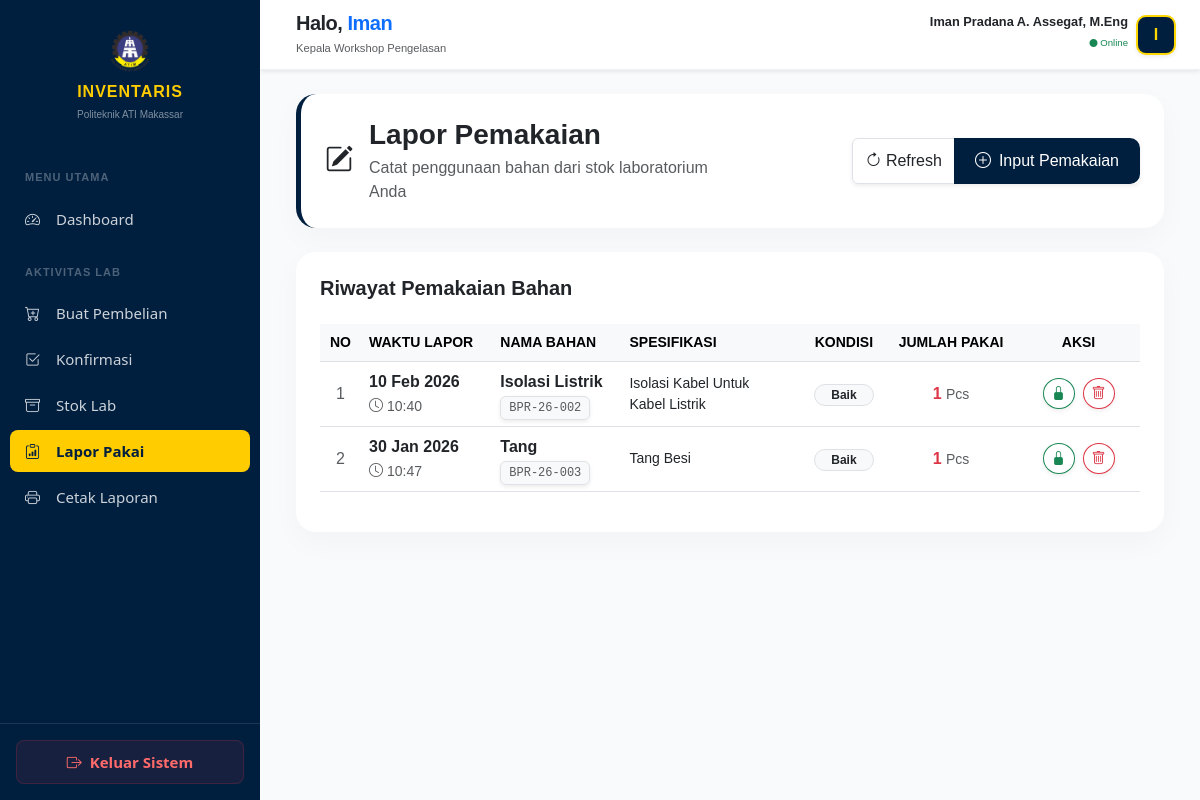
/views/kepala-lab/lab/pemakaian.php (signed in), run on an earlier commit of the app's database.
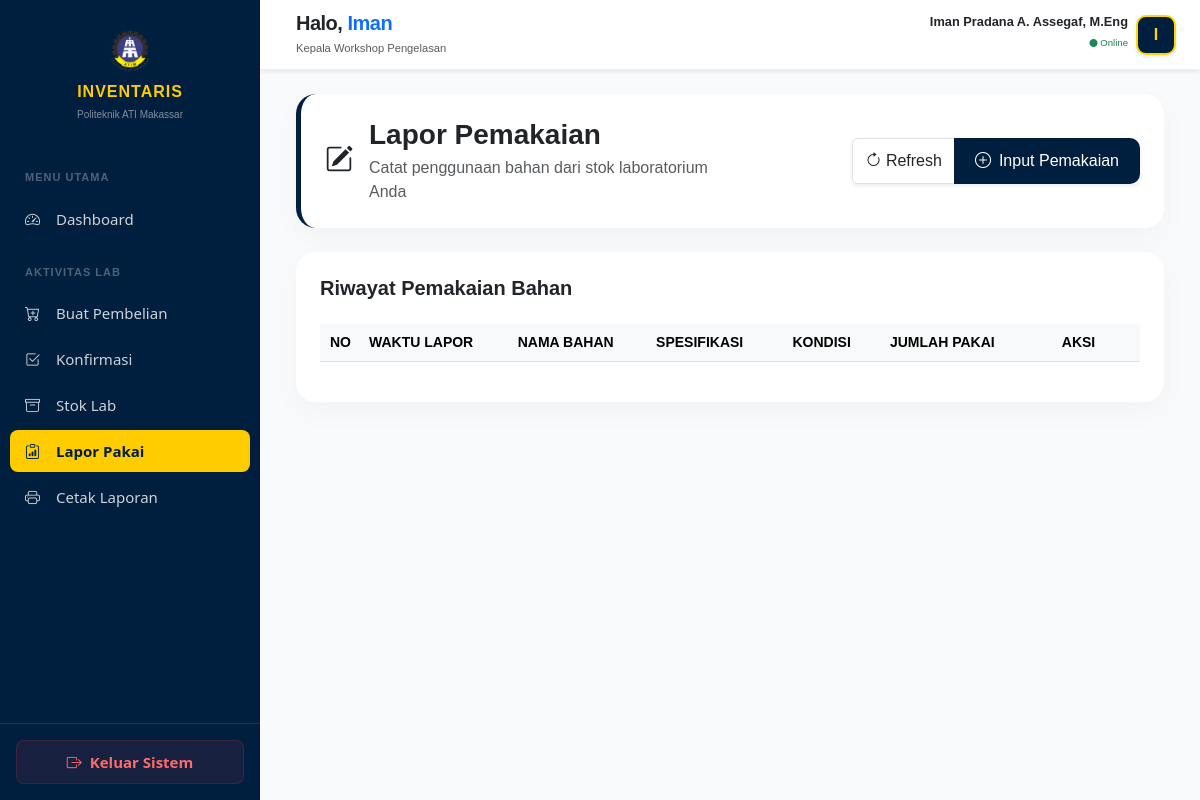
And on a later commit of the database.
### tables this page shows
CREATE TABLE `lab` (
  `id_lab` int NOT NULL,
  `id_jurusan` int DEFAULT NULL,
  `nama_lab` varchar(100) DEFAULT NULL
);

CREATE TABLE `pemakaian_lab` (
  `id_pemakaian` int NOT NULL,
  `id_distribusi` int NOT NULL,
  `kode_distribusi` varchar(50) NOT NULL,
  `id_praktek` int NOT NULL,
  `id_lab` int NOT NULL,
  `jumlah_pakai` int NOT NULL,
  `tgl_pakai` datetime DEFAULT CURRENT_TIMESTAMP,
  `keterangan` text,
  `status_kunci` int DEFAULT '0'
);

CREATE TABLE `bahan_praktek` (
  `id_praktek` int NOT NULL,
  `kode_bahan` varchar(20) DEFAULT NULL,
  `nama_bahan` varchar(100) DEFAULT NULL,
  `spesifikasi` text,
  `id_jurusan` int DEFAULT NULL,
  `id_lab` int DEFAULT NULL,
  `stok` int DEFAULT NULL,
  `kondisi` enum('Baik','Kurang Baik','Rusak') DEFAULT 'Baik',
  `satuan` varchar(50) DEFAULT NULL,
  `tgl_masuk` date DEFAULT NULL
);

### views/kepala-lab/lab/pemakaian.php (the view, shortened to what this page needs)
<?php
include "../../../config/database.php";
$id_lab_user = $_SESSION['id_lab'] ?? '';
$sql_history = "SELECT p.*, b.nama_bahan, b.satuan, b.kode_bahan, b.spesifikasi, b.kondisi
                FROM pemakaian_lab p
                JOIN bahan_praktek b ON p.id_praktek = b.id_praktek
                WHERE p.id_lab = '$id_lab_user'
                ORDER BY p.tgl_pakai DESC";
$riwayat = mysqli_query($conn, $sql_history);
?>
<!DOCTYPE html>
<html lang="id">
<head>
    <link href="https://cdn.jsdelivr.net/npm/bootstrap@5.3.0/dist/css/bootstrap.min.css" rel="stylesheet">
    <link rel="stylesheet" href="https://cdn.jsdelivr.net/npm/bootstrap-icons@1.11.1/font/bootstrap-icons.css">
    <link rel="stylesheet" href="https://cdn.datatables.net/1.13.7/css/dataTables.bootstrap5.min.css">
    <link href="https://cdn.jsdelivr.net/npm/select2@4.1.0-rc.0/dist/css/select2.min.css" rel="stylesheet" />
    <link rel="stylesheet" href="https://cdn.jsdelivr.net/npm/select2-bootstrap-5-theme@1.3.0/dist/select2-bootstrap-5-theme.min.css" />
</head>
<body>
<div class="d-flex">
    <?php include "../../../includes/sidebar.php"; ?>
    <div class="main-content w-100 p-4">
        <?php include "../../../includes/header.php"; ?>
        <div class="container-fluid" style="margin-top: 70px;">
            <div class="card-custom p-4 mb-4 border-start border-5" style="border-color: var(--navy) !important;">
                <div class="row align-items-center">
                   <div class="col-md-6">
                    <div class="d-flex align-items-center">
                        <i class="bi bi-pencil-square fs-3 me-3 text-dark"></i>
                        <div>
                            <h3 class="fw-bold mb-1">Lapor Pemakaian</h3>
                            <p class="text-muted mb-0">Catat penggunaan bahan dari stok laboratorium Anda</p>
                        </div>
                    </div>
                </div>
                <div class="col-md-6 text-md-end mt-3 mt-md-0">
                        <div class="btn-group shadow-sm">
                             <button type="button" class="btn btn-white border" onclick="location.href='pemakaian.php'"><i class="bi bi-arrow-clockwise"></i> Refresh</button>
                             <button type="button" class="btn btn-navy" data-bs-toggle="collapse" data-bs-target="#formCollapse">
                                <i class="bi bi-plus-circle me-2"></i>Input Pemakaian
                             </button>
                        </div>
                    </div>
                </div>
            </div>
            <div class="row g-4">
                <div class="col-lg-12">
                    <div class="card-custom p-4">
                        <h5 class="fw-bold mb-4">Riwayat Pemakaian Bahan</h5>
                        <div class="table-responsive">
                            <table id="tabelPemakaian" class="table table-hover align-middle w-100">
                                <thead class="table-light">
                                    <tr class="text-muted small text-uppercase">
                                        <th class="text-center" width="5%">No</th>
                                        <th>Waktu Lapor</th>
                                        <th>Nama Bahan</th>
                                        <th>Spesifikasi</th>
                                        <th class="text-center">Kondisi</th>
                                        <th class="text-center">Jumlah Pakai</th>
                                        <th class="text-center" width="15%">Aksi</th>
                                    </tr>
                                </thead>
                                <tbody>
                                    <?php $no = 1; while($r = mysqli_fetch_assoc($riwayat)): ?>
                                    <tr>
                                        <td class="text-center text-muted"><?= $no++; ?></td>
                                        <td>
                                            <div class="fw-bold text-dark"><?= date('d M Y', strtotime($r['tgl_pakai'])); ?></div>
                                            <small class="text-muted"><i class="bi bi-clock me-1"></i><?= date('H:i', strtotime($r['tgl_pakai'])); ?></small>
                                        </td>
                                        <td>
                                            <div class="fw-bold text-navy"><?= $r['nama_bahan']; ?></div>
                                            <code class="text-muted bg-light px-2 py-1 rounded border shadow-sm" style="font-size: 0.75rem;"><?= $r['kode_bahan']; ?></code>
                                        </td>
                                        <td><div class="small text-wrap" style="max-width: 150px;"><?= $r['spesifikasi'] ?: '-'; ?></div></td>
                                        <td class="text-center">
                                            <span class="badge bg-light text-dark border rounded-pill px-3 py-1"><?= $r['kondisi']; ?></span>
                                        </td>
                                        <td class="text-center fw-bold text-danger">
                                             <?= $r['jumlah_pakai']; ?> <small class="text-muted fw-normal"><?= $r['satuan']; ?></small>
                                        </td>
                                        <td class="text-center">
                                            <?php
                                            $is_locked = isset($r['status_kunci']) && $r['status_kunci'] == 1;
                                            if (!$is_locked):
                                            ?>
                                                <div class="d-flex justify-content-center gap-2">
                                                    <button onclick="confirmLock('<?= $r['id_pemakaian']; ?>')" class="btn btn-sm btn-outline-success rounded-circle shadow-sm" title="Kunci Laporan">
                                                        <i class="bi bi-lock-fill"></i>
                                                    </button>
                                                    <button onclick="confirmDelete('<?= $r['id_pemakaian']; ?>')" class="btn btn-sm btn-outline-danger rounded-circle shadow-sm" title="Batalkan/Hapus">
                                                        <i class="bi bi-trash"></i>
                                                    </button>
                                                </div>
                                            <?php endif; ?>
                                        </td>
                                    </tr>
                                    <?php endwhile; ?>
                                </tbody>
                            </table>
                        </div>
                    </div>
                </div>
            </div>
        </div>
    </div>
</div>
</body>
</html>

### includes/sidebar.php (shortened to what this page needs)
<?php
$protocol = isset($_SERVER['HTTPS']) && $_SERVER['HTTPS'] === 'on' ? "https" : "http";
$host = $_SERVER['HTTP_HOST'];
$current_page = $_SERVER['REQUEST_URI'];
$current_dir = str_replace('\\', '/', dirname($_SERVER['SCRIPT_NAME']));
$parts = explode('/', trim($current_dir, '/'));
$root_folder = isset($parts[0]) ? "/" . $parts[0] . "/" : "/";
$base_url = $protocol . "://" . $host . $root_folder;
$role = isset($_SESSION['role']) ? $_SESSION['role'] : '';
function isActive($path) {
    global $current_page;
    return (strpos($current_page, $path) !== false) ? 'active' : '';
}
?>
<div class="offcanvas-lg offcanvas-start sidebar-wrapper border-0" tabindex="-1" id="sidebarOffcanvas">
    <div class="py-4 px-4 text-center">
        <img src="<?= $base_url; ?>images/logo.png" alt="Logo" style="width: 50px;" class="mb-2">
        <h4 class="fw-bold mb-0" style="color: var(--gold-poly); letter-spacing: 1px; font-size: 16px !important;">INVENTARIS</h4>
        <small class="text-white-50" style="font-size: 10px !important;">Politeknik ATI Makassar</small>
    </div>
    <div class="menu-container">
        <div class="nav-label-modern">Menu Utama</div>
        <?php
            $dashboard_folder = 'kepala-lab';
        ?>
        <a class="nav-link <?= isActive("views/$dashboard_folder/index.php"); ?>" href="<?= $base_url; ?>views/<?= $dashboard_folder; ?>/index.php">
            <i class="bi bi-speedometer2 me-3"></i> Dashboard
        </a>
        <?php if($role == 'kepala_lab' || $role == 'kepala-lab'): ?>
            <div class="nav-label-modern">Aktivitas Lab</div>
            <a class="nav-link <?= isActive('lab/kebutuhan.php'); ?>" href="<?= $base_url; ?>views/kepala-lab/lab/kebutuhan.php"><i class="bi bi-cart-plus me-3"></i> Buat Pembelian</a>
            <a class="nav-link <?= isActive('lab/konfirmasi.php'); ?>" href="<?= $base_url; ?>views/kepala-lab/lab/konfirmasi.php"><i class="bi bi-check2-square me-3"></i> Konfirmasi</a>
            <a class="nav-link <?= isActive('lab/stok.php'); ?>" href="<?= $base_url; ?>views/kepala-lab/lab/stok.php"><i class="bi bi-archive me-3"></i> Stok Lab</a>
            <a class="nav-link <?= isActive('lab/pemakaian.php'); ?>" href="<?= $base_url; ?>views/kepala-lab/lab/pemakaian.php"><i class="bi bi-clipboard-data me-3"></i> Lapor Pakai</a>
            <a class="nav-link <?= isActive('lab/laporan.php'); ?>" href="<?= $base_url; ?>views/kepala-lab/lab/laporan.php"><i class="bi bi-printer me-3"></i> Cetak Laporan</a>
        <?php endif; ?>
    </div>
    <div class="p-3 border-top border-white border-opacity-10">
        <a class="nav-link text-danger fw-bold justify-content-center" href="javascript:void(0)" onclick="prosesLogout()"
           style="background: rgba(220, 53, 69, 0.1) !important; border: 1px solid rgba(220, 53, 69, 0.2) !important; margin: 0; width: 100%; color: #ff6b6b !important;">
            <i class="bi bi-box-arrow-right me-2"></i> Keluar Sistem
        </a>
    </div>
</div>

### includes/header.php (shortened to what this page needs)
<?php
$nama_user = $_SESSION['nama'] ?? 'User Admin';
$role_user = $_SESSION['role'] ?? 'Administrator';
$id_lab_session = $_SESSION['id_lab'] ?? null;
$nama_lab = '';
if ($role_user !== 'admin' && $id_lab_session) {
    $query_lab = mysqli_query($conn, "SELECT nama_lab FROM lab WHERE id_lab = '$id_lab_session'");
    if ($data_lab = mysqli_fetch_assoc($query_lab)) {
        $nama_lab = $data_lab['nama_lab'];
    }
}
if ($role_user == 'admin') {
    $label_welcome = "Administrator Gudang";
} else {
    $label_welcome = "Kepala " . ($nama_lab ?: "Laboratorium");
}
?>
<header class="topbar shadow-sm">
    <div class="container-fluid h-100">
        <div class="row h-100 align-items-center position-relative">
            <div class="col text-center text-lg-start">
                <div class="header-left ps-lg-4">
                    <div class="d-none d-lg-block">
                        <h5 class="mb-0 fw-bold text-dark text-truncate" style="max-width: 250px; letter-spacing: -0.5px; line-height: 1.2;">
                            Halo, <span class="text-primary"><?= explode(' ', trim($nama_user))[0]; ?></span>
                        </h5>
                        <small class="text-muted fw-medium" style="font-size: 0.7rem;">
                            <?= $label_welcome; ?>
                        </small>
                    </div>
                </div>
            </div>
            <div class="col-auto pe-3 pe-md-4">
                <div class="dropdown">
                    <div class="d-flex align-items-center dropdown-toggle" role="button" data-bs-toggle="dropdown" style="cursor: pointer;">
                        <div class="text-end me-2 d-none d-md-block">
                            <p class="mb-0 fw-bold text-dark" style="font-size: 0.8rem; line-height: 1;"><?= $nama_user; ?></p>
                            <small class="text-success" style="font-size: 0.6rem;"><i class="bi bi-circle-fill" style="font-size: 0.5rem;"></i> Online</small>
                        </div>
                        <div class="avatar-box shadow-sm">
                            <?= strtoupper(substr($nama_user, 0, 1)); ?>
                        </div>
                    </div>
                </div>
            </div>
        </div>
    </div>
</header>

### views/kepala-lab/lab/pemakaian.php (style rules this page uses)
:root { --navy: #001f3f; --bg: #f8fafc; }
body { background-color: var(--bg); font-family: 'Plus Jakarta Sans', sans-serif; }
.card-custom { border: none; border-radius: 20px; box-shadow: 0 10px 30px rgba(0,0,0,0.03); background: #ffffff; }
.btn-navy { background: var(--navy); color: white; border-radius: 10px; padding: 10px 20px; transition: 0.3s; }

### includes/sidebar.php (style rules this page uses)
:root { --sidebar-width: 260px; --navy-dark: #001f3f; --gold-poly: #ffcc00; --hover-bg: rgba(255, 204, 0, 0.15); --font-fixed: 15px !important; }
.sidebar-wrapper { background-color: var(--navy-dark) !important; color: white !important; border-right: 1px solid rgba(255,255,255,0.1); display: flex; flex-direction: column; }
.menu-container { flex-grow: 1; overflow-y: auto; scrollbar-width: none; -ms-overflow-style: none; }
.sidebar-wrapper a, .sidebar-wrapper button, .sidebar-wrapper span, .sidebar-wrapper i, .nav-link, .btn-toggle-nav { font-size: var(--font-fixed) !important; font-family: 'Segoe UI', Roboto, Helvetica, Arial, sans-serif !important; line-height: 1.2 !important; text-transform: none !important; }
.nav-link, .btn-toggle-nav { color: rgba(255,255,255,0.8) !important; padding: 12px 15px !important; display: flex !important; align-items: center; border-radius: 8px; margin: 4px 10px; transition: background 0.2s ease; text-decoration: none !important; background: transparent; border: none; width: calc(100% - 20px); cursor: pointer; }
.nav-link.active { color: var(--navy-dark) !important; background-color: var(--gold-poly) !important; font-weight: 600 !important; }
.nav-label-modern { color: rgba(255,255,255,0.3); font-size: 11px !important; text-transform: uppercase; letter-spacing: 1px; padding: 20px 25px 8px; font-weight: bold; }
@media (min-width: 992px) { .sidebar-wrapper { width: var(--sidebar-width) !important; height: 100vh !important; position: fixed !important; left: 0; top: 0; z-index: 1050; } }
@media (min-width: 992px) { .main-content { margin-left: var(--sidebar-width) !important; } }

### includes/header.php (style rules this page uses)
.topbar { position: fixed; top: 0; right: 0; height: 70px; background: #ffffff; border-bottom: 1px solid #edf2f9; z-index: 1040; transition: 0.3s; }
@media (min-width: 992px) { .topbar { left: 260px; width: calc(100% - 260px); margin-left: 0 !important; } }
.avatar-box { width: 40px; height: 40px; background: #001f3f; color: #FFD700; border: 2px solid #FFD700; border-radius: 10px; display: flex; align-items: center; justify-content: center; font-weight: bold; }
.dropdown-toggle::after { display: none; }

What changed in the data, as far as the page shows it:
removed pemakaian_lab: tgl_pakai "10 Feb 2026", tgl_pakai "10:40", id_praktek.nama_bahan "Isolasi Listrik", id_praktek.kode_bahan "BPR-26-002", id_praktek.spesifikasi "Isolasi Kabel Untuk Kabel Listrik", id_praktek.kondisi "Baik", jumlah_pakai "1", id_praktek.satuan "Pcs"
removed pemakaian_lab: tgl_pakai "30 Jan 2026", tgl_pakai "10:47", id_praktek.nama_bahan "Tang", id_praktek.kode_bahan "BPR-26-003", id_praktek.spesifikasi "Tang Besi", id_praktek.kondisi "Baik", jumlah_pakai "1", id_praktek.satuan "Pcs"
